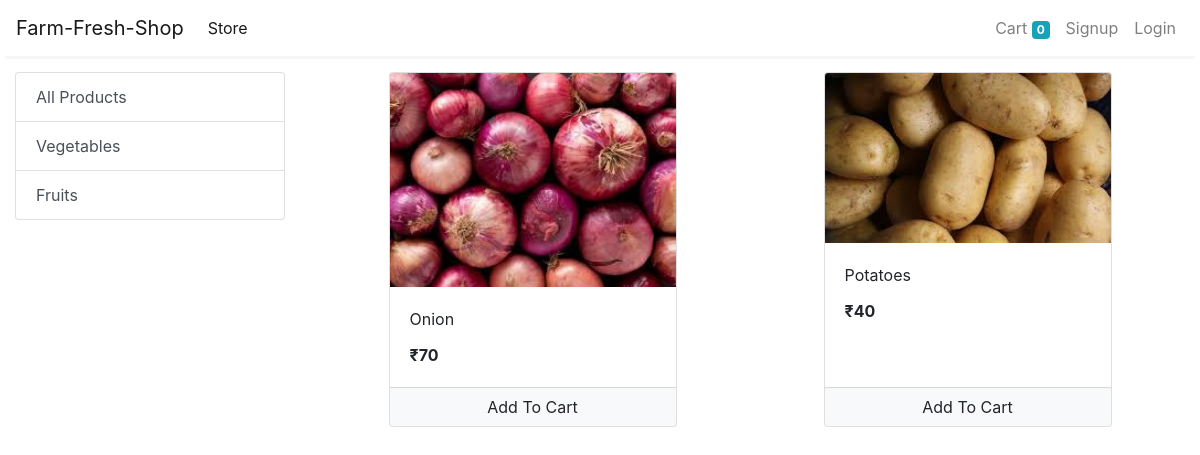
/?category=1, run on the app's committed database.
### store/models/category.py (models this page shows, shortened)
class Category(models.Model):
    name = models.CharField(max_length=30)
    @staticmethod
    def get_all_categories():
        return Category.objects.all()

### store/models/product.py (models this page shows, shortened)
class Product(models.Model):
    name = models.CharField(max_length=50)
    price = models.IntegerField(default=0)
    category = models.ForeignKey(Category, on_delete=models.CASCADE, default=1)
    description = models.CharField(max_length=200, default='' , null=True , blank=True)
    image = models.ImageField(upload_to='uploads/products/')
    @staticmethod
    def get_all_products_by_categoryid(category_id):
        if category_id:
            return Product.objects.filter(category = category_id)
        else:
            return Product.get_all_products();

### store/views/home.py (the view, shortened to what this page needs)
# urls.py: path('', home.Index.as_view(), name='homepage'),
class Index(View):
    def get(self, request):
        cart = request.session.get('cart')
        if not cart:
            request.session['cart'] = {}
        products = None
        categories = Category.get_all_categories()
        categoryID = request.GET.get('category')
        if categoryID:
            products = Product.get_all_products_by_categoryid(categoryID)
        else:
            products = Product.get_all_products();
        data = {}
        data['products'] = products
        data['categories'] = categories
        print('you are : ', request.session.get('email'))
        return render(request, 'index.html', data)

### store/templatetags/cart.py (called while the page is built)
@register.filter(name='is_in_cart')
def is_in_cart(product, cart):
    keys = cart.keys()
    for id in keys:
        if int(id) == product.id:
            return True
    return False;

@register.filter(name='currency')
def currency(number):
    return "₹" + str(number)

### store/templates/index.html (shortened to what this page needs)
{% extends 'base.html' %}
{% block content %}
{% load cart %}
<div class="container-fluid mt-3">
	<div class="row">
		<div class="col-lg-3 mx-auto">
			<div class="list-group">
				<a href="/" class="list-group-item list-group-item-action">All Products</a>
				{% for category in categories %}
				<a href="/?category={{category.id}}"
					class="list-group-item list-group-item-action">{{category.name}}</a>
				{% endfor %}
			</div>
		</div>
		<div id='products' class="col-lg-9 mx-auto">
			<div class="row mx-auto">
				{% for product in products %}
				<div class="card mx-auto mb-3" id={{product.id}} style="width: 18rem;">
					<img class="card-img-top" src="{{product.image.url}}" alt="Card image cap">
					<div class="card-body">
						<p class="card-title">{{product.name}}</p>
						<p class="card-text"><b>{{product.price|currency}}</b></p>
					</div>
					<div class="card-footer p-0 no-gutters">
						{% if product|is_in_cart:request.session.cart %}
						<div class="row no-gutters">
							<form action="/#{{product.id}}" class="col-2 " method="post">
								{% csrf_token %}
								<input hidden type="text" name='product' value='{{product.id}}'>
								<input hidden type="text" name='remove' value='True'>
								<input type="submit" value=" - " class="btn btn-block btn-light border-right">
							</form>
							<div class="text-center col">{{product|cart_quantity:request.session.cart}} in Cart</div>
							<form action="/#{{product.id}}" class="col-2 " method="post">
								{% csrf_token %}
								<input hidden type="text" name='product' value='{{product.id}}'>
								<input type="submit" value=" + " class="btn btn-block btn-light border-left">
							</form>
						</div>
						{% else %}
						<form action="/#{{product.id}}" method="POST" class="btn-block">
							<input type="submit" class="float-right btn btn-light  form-control"
								value="Add To Cart">
						</form>
						{% endif %}
					</div>
				</div>
				{% endfor %}
			</div>
		</div>
	</div>
</div>
{% endblock %}

### data on the page
Category: name "Vegetables"
Category: name "Fruits"
Product: {{ product.id }} 1 (drawn), image (picture), name "Onion", price "₹70"
Product: image (picture), name "Potatoes", price "₹40"

### other printed values
{{ request.session.cart.keys|length }} "0"
